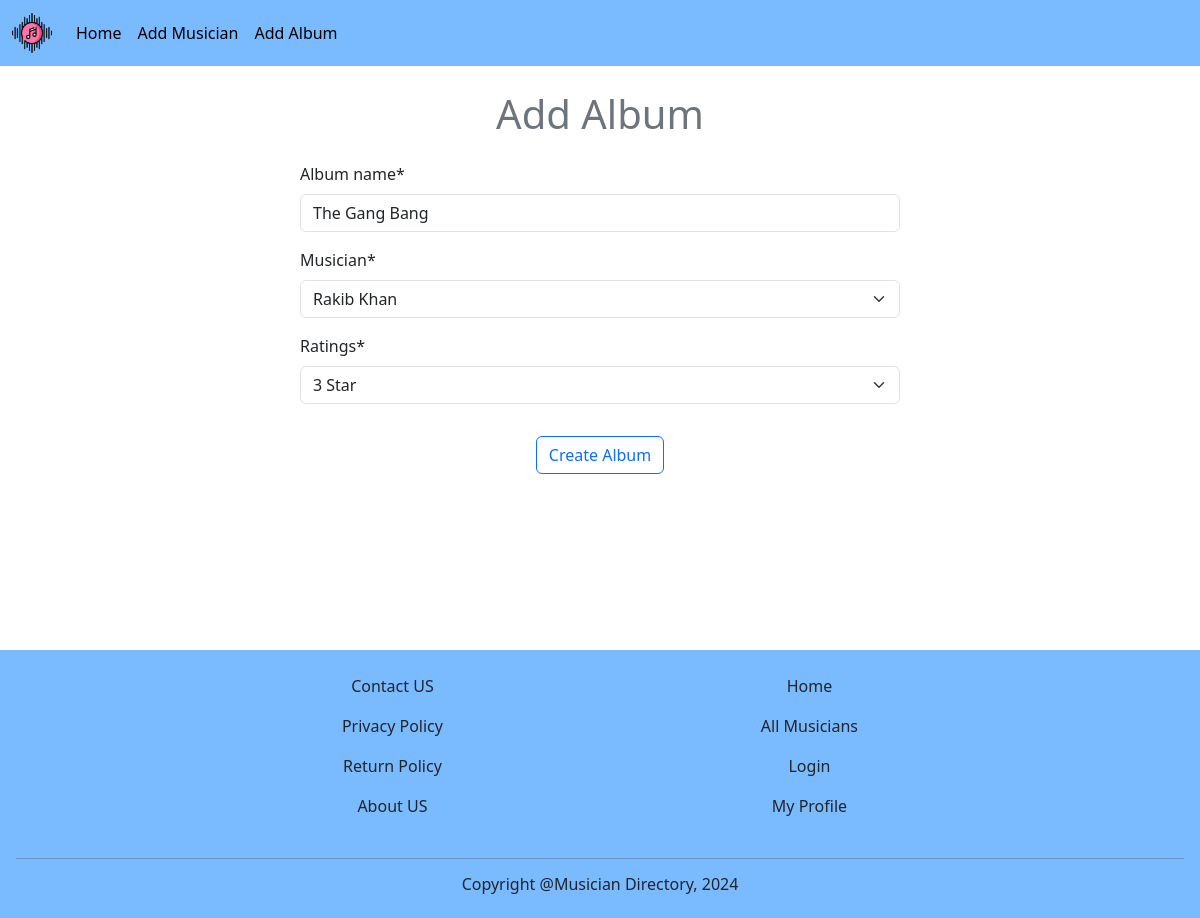
Page /album/edit/7 on the committed database.
### album/models.py (models this page shows, shortened)
class AlbumModel(models.Model):
    album_name = models.CharField(max_length=40)
    musician = models.ForeignKey(MusicianModel, on_delete=models.CASCADE)
    RATINGS = [('1', '1 Star'), ('2', '2 Star'), ('3', '3 Star'), ('4', '4 Star'), ('5', '5 Star')]
    ratings = models.CharField(max_length=6, choices=RATINGS)
    release_date = models.DateField()

### album/views.py (the view)
# urls.py: path('edit/<int:id>', views.edit_album, name = 'edit_album'),
def edit_album(request, id):
    alb = AlbumModel.objects.get(pk=id)
    form = AlbumForm(instance=alb)
    if request.method == 'POST':
        form = AlbumForm(request.POST, instance=alb)
        if form.is_valid():
            form.save()
            return redirect('home')
    return render(request, 'album/add_album.html', {'form' : form})

### album/forms.py
class AlbumForm(forms.ModelForm):
    class Meta:
        model = AlbumModel
        exclude = ['release_date']

### musician/models.py (called while the page is built)
    def __str__(self):
        return f"{self.first_name} {self.last_name}"

### album/templates/album/add_album.html (shortened to what this page needs)
{% extends "base.html" %}
{% load crispy_forms_tags %}
{% block content %}
<h1 class="text-center text-secondary m-4">Add Album</h1>
<form method="post" style="width: 50%; margin: auto;">
    {{ form | crispy }}
    <div class="d-flex justify-content-center p-3">
        <input type="submit" value="Create Album" class="btn btn-outline-primary">
    </div>
</form>
{% endblock content %}

### rows in the picture
AlbumModel: album_name "The Gang Bang", musician "Rakib Khan", ratings "3 Star"
